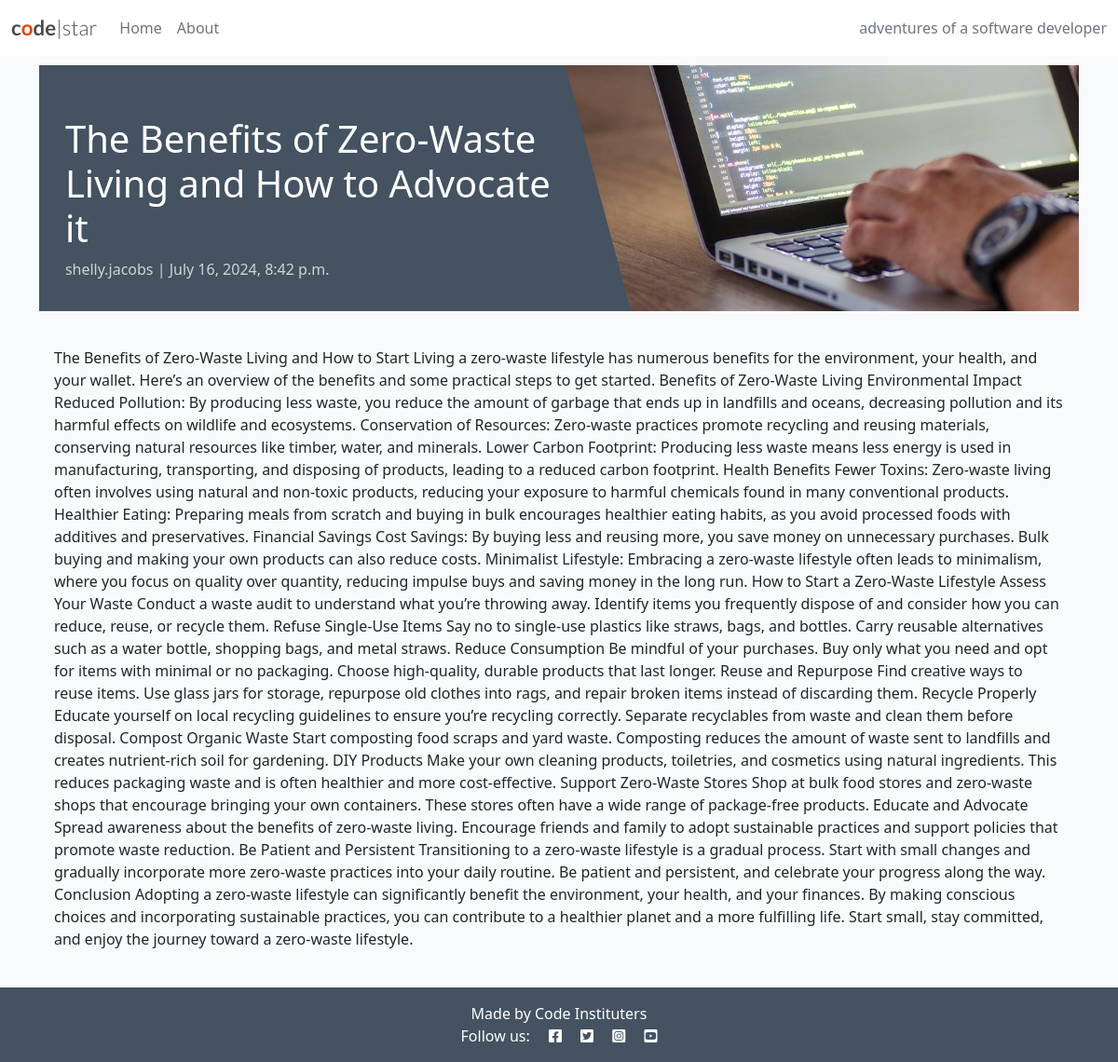
Page /the-benefits-of-zero-waste-living-and-how-to-start/ on the committed database.
### blog/models.py (models this page shows, shortened)
class Post(models.Model):
    title = models.CharField(max_length=200, unique=True)
    slug = models.SlugField(max_length=200, unique=True)
    author = models.ForeignKey(User, on_delete=models.CASCADE, related_name="blog_posts")
    content = models.TextField()
    created_on = models.DateTimeField(auto_now_add=True)
    status = models.IntegerField(choices=STATUS, default=0)
    excerpt = models.TextField(blank=True)
    updated_on = models.DateTimeField(auto_now=True)
    class Meta:
        ordering = ["-created_on"]

### blog/views.py (the view)
# urls.py: path('<slug:slug>/', views.post_detail, name='post_detail'),
def post_detail(request, slug):
    queryset = Post.objects.filter(status=1)
    post = get_object_or_404(queryset, slug=slug)
    return render(
        request,
        "blog/post_detail.html",
        {"post": post},
    )

### blog/templates/blog/post_detail.html
{% extends 'base.html' %} {% block content %}
{% load static %}
<div class="masthead">
    <div class="container">
        <div class="row g-0">
            <div class="col-md-6 masthead-text">
                <h1 class="post-title">{{ post.title }}</h1>
                <p class="post-subtitle">{{ post.author }} | {{ post.created_on }}</p>
            </div>
            <div class="d-none d-md-block col-md-6 masthead-image">
                <img src="{% static 'images/default.jpg' %}" class="scale" alt="placeholder">
            </div>
        </div>
    </div>
</div>
<div class="container">
    <div class="row">
        <div class="col card mb-4  mt-3 left  top">
            <div class="card-body">
                <p class="card-text">
                    {{ post.content | safe }}
                </p>
            </div>
        </div>
    </div>
</div>
{% endblock content %}

### static/css/style.css (style rules this page uses)
body { background-color: #F9FAFC; }
.main-bg { background-color: #F9FAFC; }
.card { border: none; background-color: transparent; }
.scale { width: 100%; height: auto; }
.masthead { margin-top: 10px; overflow: hidden; position: relative; display: inline-block; height: 33vh; width: 100%; }
.masthead-text { background-color: #445261; color: white; position: relative; }
.masthead-image { position: relative; overflow: hidden; }
.masthead-image:after { content: ""; position: absolute; top: 0; right: 90%; height: 100%; width: 150%; background: #445261; -webkit-transform: skew(15deg); -moz-transform: skew(15deg); transform: skew(15deg); z-index: 100; }
.post-title { margin-top: 10%; margin-left: 5%; }
.post-subtitle { margin-left: 5%; color: lightgray; }

### rows in the picture
Post: title "The Benefits of Zero-Waste Living and How to Advocate it", author "shelly.jacobs", created_on "July 16, 2024, 8:42 p.m.", content "The Benefits of Zero-Waste Living and How to Start Living a zero-waste lifestyle has numerous benefits for the environment, your health, and your wallet. Here’s an overview of the benefits and some practical steps to get started. Benefits of Zero-Waste Living Environmental Impact Reduced Pollution: By producing less waste, you reduce the amount of garbage that ends up in landfills and oceans, decreasing pollution and its harmful effects on wildlife and ecosystems. Conservation of Resources: Zero-waste practices promote recycling and reusing materials, conserving natural resources like timber, water, and minerals. Lower Carbon Footprint: Producing less waste means less energy is used in…"
